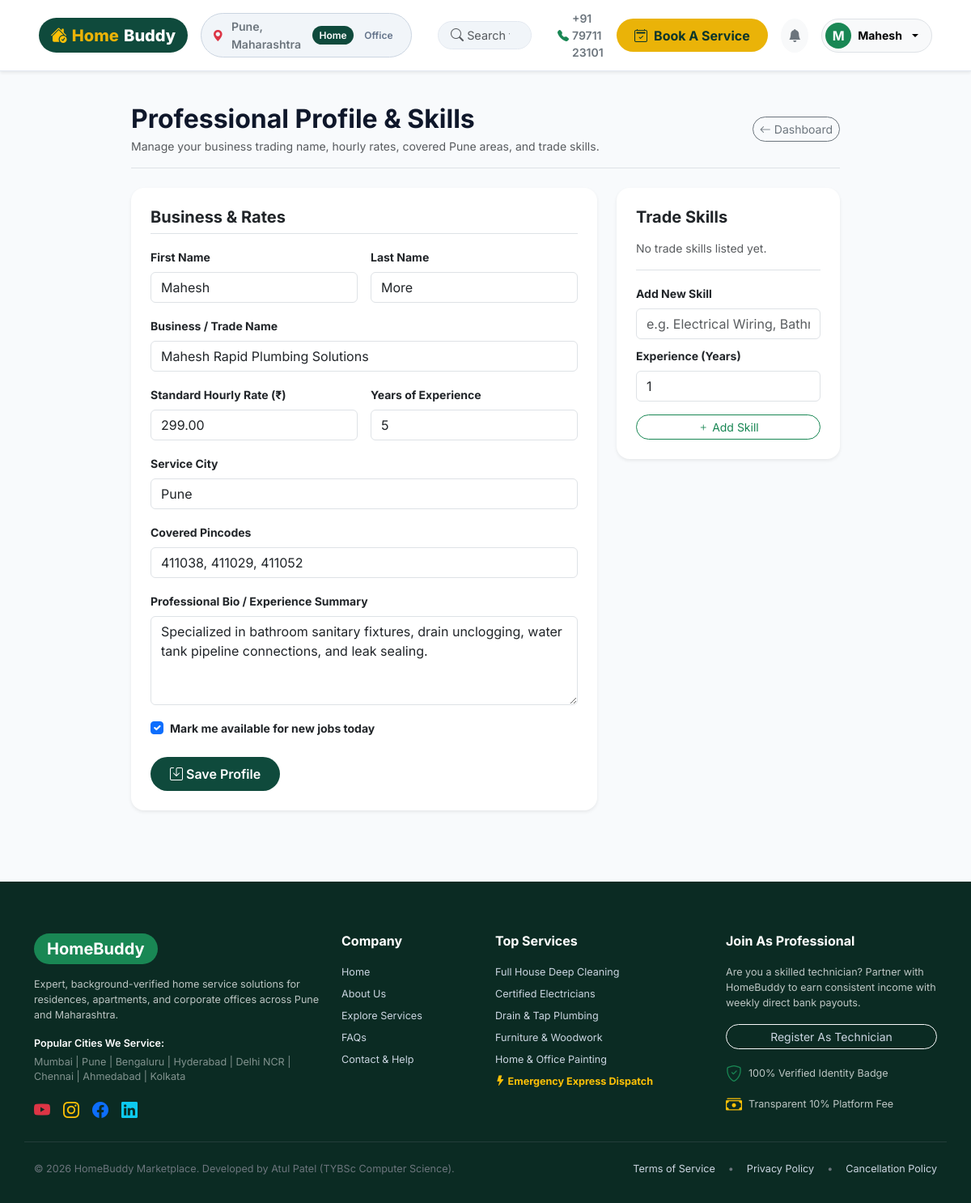
Page /provider/profile/ (signed in) on the earlier database version.
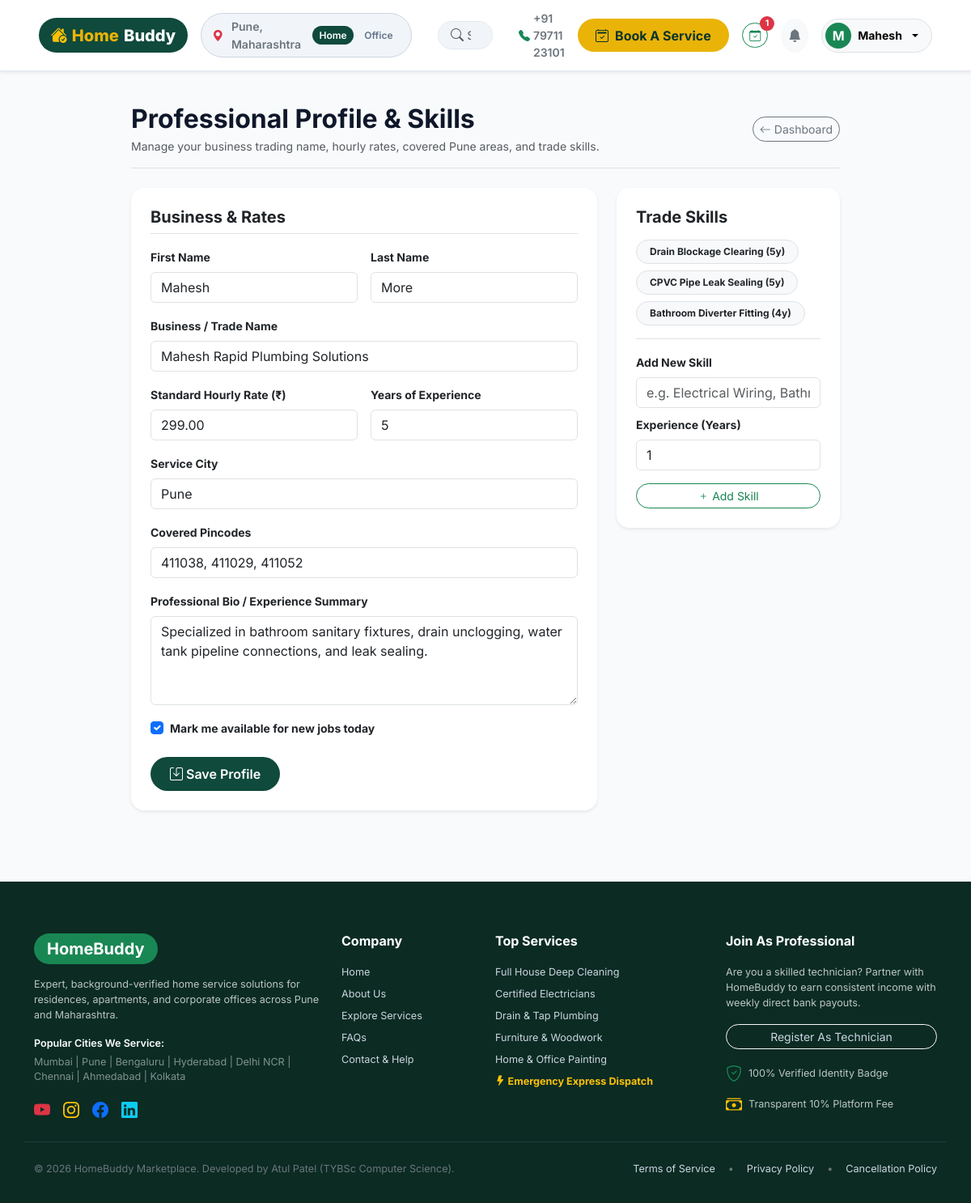
Same page on the later database version.
### apps/professionals/models.py (models this page shows, shortened)
class ProviderSkill(models.Model):
    provider = models.ForeignKey(ProviderProfile, on_delete=models.CASCADE, related_name='skills')
    skill_name = models.CharField(max_length=100, verbose_name="Trade / Skill Name")
    years_experience = models.PositiveIntegerField(default=1)

### apps/professionals/views.py (the view, shortened to what this page needs)
# urls.py: path('profile/', views.edit_profile, name='edit_profile'),
@login_required
@provider_required
def edit_profile(request):
    profile, _ = ProviderProfile.objects.get_or_create(user=request.user)
    skills = ProviderSkill.objects.filter(provider=profile)
    u_form = ProviderUserEditForm(instance=request.user)
    p_form = ProviderProfileEditForm(instance=profile)
    s_form = ProviderSkillForm()
    return render(request, 'professional/profile.html', {
        'u_form': u_form,
        'p_form': p_form,
        's_form': s_form,
        'profile': profile,
        'skills': skills,
        'title': 'Edit Professional Profile',
    })

### apps/professionals/forms.py
class ProviderUserEditForm(forms.ModelForm):
    class Meta:
        model = User
        fields = ['first_name', 'last_name', 'phone', 'avatar']
        widgets = {
            'first_name': forms.TextInput(attrs={'class': 'form-control'}),
            'last_name': forms.TextInput(attrs={'class': 'form-control'}),
            'phone': forms.TextInput(attrs={'class': 'form-control'}),
            'avatar': forms.FileInput(attrs={'class': 'form-control'}),
        }

### apps/accounts/models.py (called while the page is built)
    @property
    def is_customer(self):
        return self.role == 'CUSTOMER'

    @property
    def is_provider(self):
        return self.role == 'PROVIDER'

    @property
    def is_admin_user(self):
        return self.role == 'ADMIN' or self.is_superuser

### templates/professional/profile.html (shortened to what the changed rows need)
{% extends 'base.html' %}
{% block content %}
<div class="container py-4" style="max-width: 900px;">
    <div class="d-flex align-items-center justify-content-between pb-3 mb-4 border-bottom">
        <div>
            <h2 class="fw-bold mb-1">Professional Profile & Skills</h2>
        </div>
    </div>
    <div class="row g-4">
        <div class="col-lg-4">
            <div class="card border-0 shadow-sm rounded-4 p-4 bg-white mb-4">
                <div class="d-flex flex-wrap gap-2 mb-3">
                    {% for s in skills %}
                        <span class="badge bg-light text-dark border rounded-pill px-3 py-2">
                            {{ s.skill_name }} ({{ s.years_experience }}y)
                        </span>
                    {% empty %}
                        <small class="text-muted">No trade skills listed yet.</small>
                    {% endfor %}
                </div>
            </div>
        </div>
    </div>
</div>
{% endblock %}

### templates/base.html (shortened to what the changed rows need)
{% load static %}
<!DOCTYPE html>
<html lang="en">
<head>
    <link href="https://cdn.jsdelivr.net/npm/bootstrap@5.3.3/dist/css/bootstrap.min.css" rel="stylesheet">
    <link rel="stylesheet" href="https://cdn.jsdelivr.net/npm/bootstrap-icons@1.11.3/font/bootstrap-icons.min.css">
    <link rel="stylesheet" href="{% static 'css/style.css' %}">
</head>
<body>
    <nav class="hb-navbar shadow-sm">
        <div class="container-fluid px-lg-5">
            <div class="d-flex align-items-center justify-content-between w-100 gap-3">
                <div class="d-flex align-items-center gap-3">
                    {% if user.is_authenticated %}
                        {% if active_bookings_count > 0 %}
                            <a href="{% if user.is_customer %}{% url 'customers:bookings' %}{% else %}{% url 'professionals:jobs' %}{% endif %}" class="btn btn-outline-success btn-sm rounded-pill position-relative" title="Active bookings" aria-label="Active bookings">
                                <i class="bi bi-calendar-check"></i>
                                <span class="position-absolute top-0 start-100 translate-middle badge rounded-pill bg-danger">
                                    {{ active_bookings_count }}
                                </span>
                            </a>
                        {% endif %}
                    {% endif %}
                </div>
            </div>
        </div>
    </nav>
    <main id="main-content" role="main">
        {% block content %}{% endblock %}
    </main>
</body>
</html>

Differences in the rows shown:
added ProviderSkill: skill_name "Drain Blockage Clearing", years_experience "5"
added ProviderSkill: skill_name "CPVC Pipe Leak Sealing", years_experience "5"
added ProviderSkill: skill_name "Bathroom Diverter Fitting", years_experience "4"
Other differences:
{{ active_bookings_count }}: (not shown) → "1"
text no longer shown: "No trade skills listed yet."
